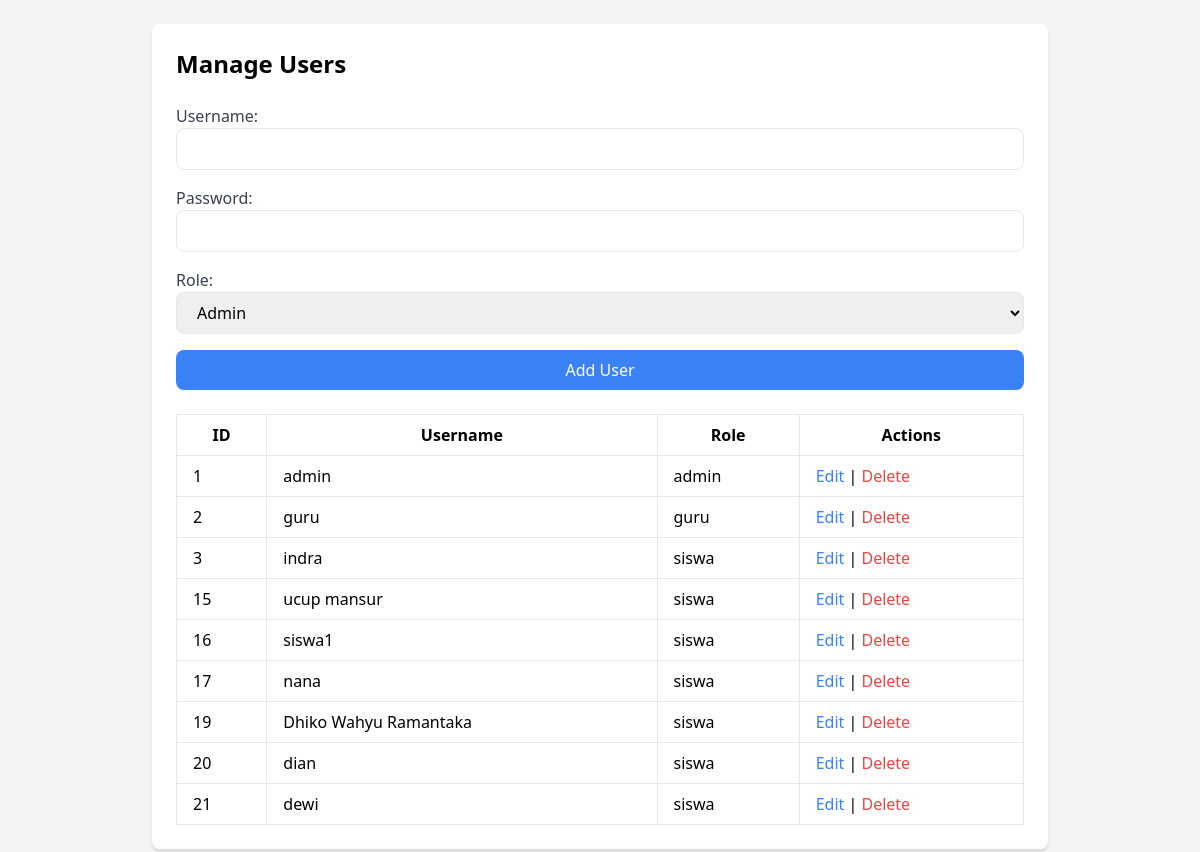
The page /admin/manage_users.php (signed in) on the database as committed earlier.
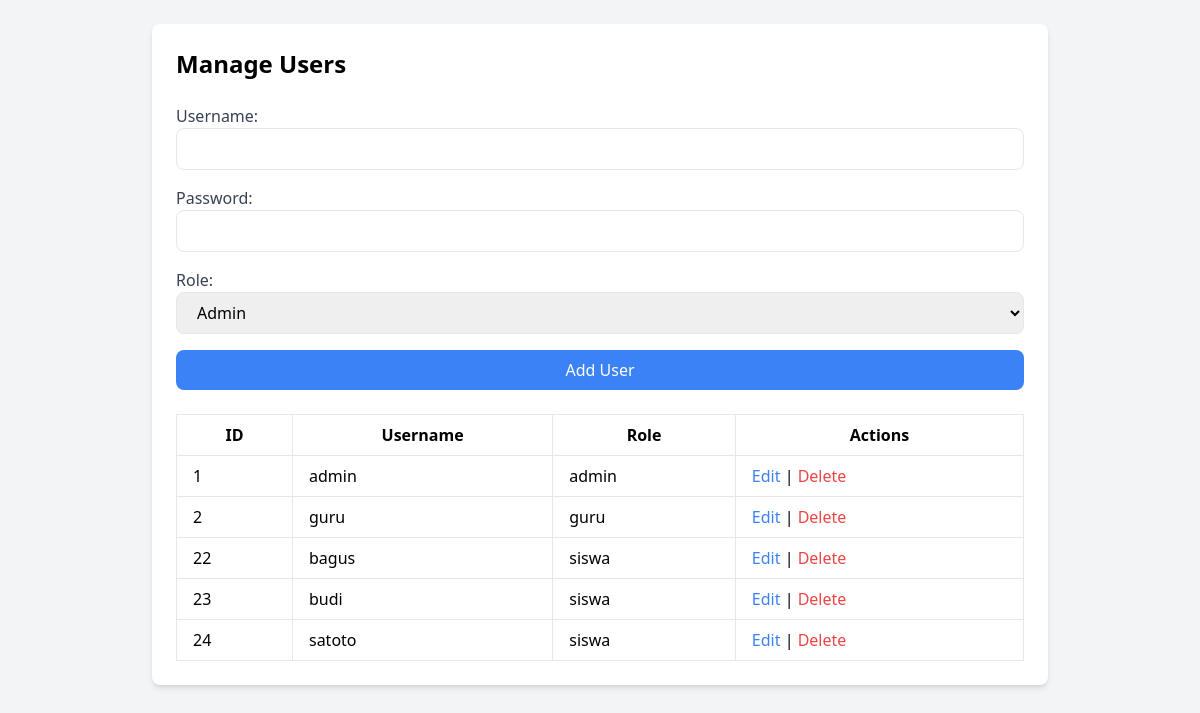
The same page on the database as committed later.
### tables this page shows
CREATE TABLE `users` (
  `id` int(11) NOT NULL,
  `username` varchar(100) NOT NULL,
  `password` varchar(100) NOT NULL,
  `role` enum('admin','guru','siswa') NOT NULL,
  `kelas` varchar(10) NOT NULL
);

### public/admin/manage_users.php (the view, shortened to what this page needs)
<?php
include '../db.php';
$sql = "SELECT * FROM users";
$result = $conn->query($sql);
?>
<!DOCTYPE html>
<html>
<head>
    <link href="https://cdn.jsdelivr.net/npm/tailwindcss@2.2.19/dist/tailwind.min.css" rel="stylesheet">
</head>
<body class="bg-gray-100 p-6">
    <div class="max-w-4xl mx-auto bg-white p-6 rounded-lg shadow-md">
        <h2 class="text-2xl font-bold mb-6">Manage Users</h2>
        <form method="POST" action="manage_users.php" class="space-y-4 mb-6">
            <div>
                <label class="block text-gray-700">Username:</label>
                <input type="text" name="username" required class="w-full px-4 py-2 border rounded-lg focus:outline-none focus:border-blue-500">
            </div>
            <div>
                <label class="block text-gray-700">Password:</label>
                <input type="password" name="password" required class="w-full px-4 py-2 border rounded-lg focus:outline-none focus:border-blue-500">
            </div>
            <div>
                <label class="block text-gray-700">Role:</label>
                <select name="role" required class="w-full px-4 py-2 border rounded-lg focus:outline-none focus:border-blue-500">
                    <option value="admin">Admin</option>
                </select>
            </div>
            <div>
                <input type="submit" value="Add User" class="w-full bg-blue-500 text-white px-4 py-2 rounded-lg hover:bg-blue-700 cursor-pointer">
            </div>
        </form>
        <table class="w-full table-auto border-collapse">
            <thead>
                <tr>
                    <th class="border px-4 py-2">ID</th>
                    <th class="border px-4 py-2">Username</th>
                    <th class="border px-4 py-2">Role</th>
                    <th class="border px-4 py-2">Actions</th>
                </tr>
            </thead>
            <tbody>
                <?php
                if ($result->num_rows > 0) {
                    while($row = $result->fetch_assoc()) {
                        echo "<tr>
                                <td class='border px-4 py-2'>{$row['id']}</td>
                                <td class='border px-4 py-2'>{$row['username']}</td>
                                <td class='border px-4 py-2'>{$row['role']}</td>
                                <td class='border px-4 py-2'>
                                    <a href='edit_user.php?id={$row['id']}' class='text-blue-500 hover:underline'>Edit</a> |
                                    <a href='delete_user.php?id={$row['id']}' class='text-red-500 hover:underline'>Delete</a>
                                </td>
                            </tr>";
                    }
                } else {
                    echo "<tr><td colspan='4' class='border px-4 py-2 text-center'>user tidak ditemukan</td></tr>";
                }
                ?>
            </tbody>
        </table>
    </div>
</body>
</html>

Rows that differ between the two databases and show on the page:
removed users: id "3", username "indra", role "siswa"
removed users: id "15", username "ucup mansur", role "siswa"
removed users: id "16", username "siswa1", role "siswa"
removed users: id "17", username "nana", role "siswa"
removed users: id "19", username "Dhiko Wahyu Ramantaka", role "siswa"
removed users: id "20", username "dian", role "siswa"
removed users: id "21", username "dewi", role "siswa"
added users: id "22", username "bagus", role "siswa"
added users: id "23", username "budi", role "siswa"
added users: id "24", username "satoto", role "siswa"
